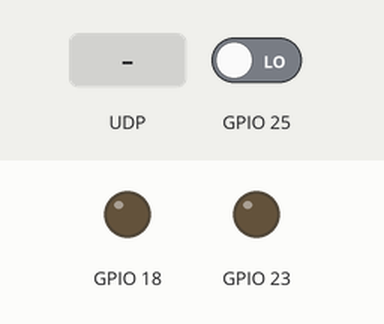
Bench run of a program on a simulated Raspberry Pi (BCM pin numbers). Parts: output pins drawn as LEDs (lit = HIGH). The inputs (shaded band) are chosen by the test bench; at power-on: GPIO 25 LOW. The interpreter's speed is modelled, so counts of loop turns are approximate; sound played through the audio output is not drawn and takes no time.

Above: at 1.2 s.
1.3 s: UDP packet "connected" arrives
At 2.5 s:
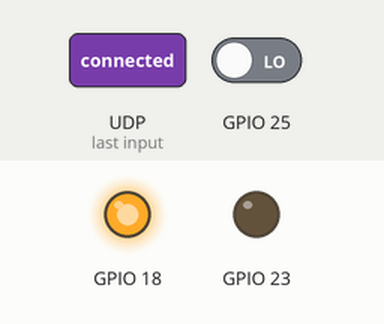
At 22.7 s:
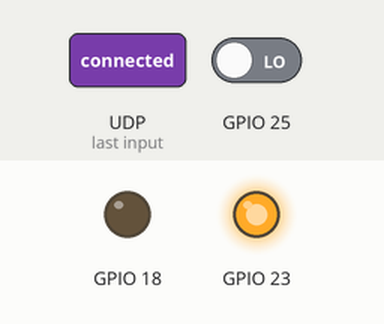
Timing chart, 0 to 23.0 s (numbered marks = the images above; inputs shaded):
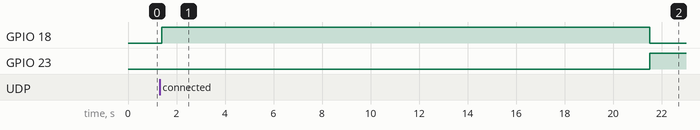

Measured:
- after the input at 1.3 s, GPIO 18: LOW → HIGH after 0.10 s, → LOW 20.1 s later; GPIO 23: LOW → HIGH after 20.2 s instead of 0.11 s

The program:

Alarm1.py
```python
import RPi.GPIO as GPIO
import time
import pygame
from socket import *
import select

# For connections between pi's
server = "192.168.42.2"
self = ""
port = 13000
buf = 1024
addr = (server, port)
receive_addr = (self, port)
UDPSock = socket(AF_INET, SOCK_DGRAM)
UDPSock.bind(receive_addr)

# Starts pygame.mixer for music/sounds
pygame.mixer.init()
pygame.mixer.music.stop()

# Activates GPIO ports for LED and switches
GPIO.setmode(GPIO.BCM)
GPIO.setwarnings(False)
GPIO.setup(18, GPIO.OUT)
GPIO.setup(23, GPIO.OUT)
GPIO.setup(25, GPIO.IN, pull_up_down=GPIO.PUD_DOWN)
GPIO.setup(16, GPIO.IN, pull_up_down=GPIO.PUD_DOWN)

# Some vars
both = 0
elevator = 0
connected = 0
reset = False


# Checks if there are incoming messages
def check_message():
    readers, _, _ = select.select([UDPSock], [], [], 0.1)
    time.sleep(0.1)
    for reader in readers:
        data = reader.recv(buf)
        signal = data.decode('UTF-8')
        if signal == "Reset":  # Resets alarm
            return True
        elif signal == "connected":  # Checks connection between pi's
            global connected
            connected = 0
        else:
            return False
    return False


# Sends message to confirm connection
def connected_function():
    data = bytes("connected", 'UTF-8')
    UDPSock.sendto(data, addr)


# Main while loop which is active if the alarm is OFF
while True:
    connected += 1
    reset = check_message()
    connected_function()
    GPIO.output(18, GPIO.LOW)
    GPIO.output(23, GPIO.LOW)
    orange = False
    pygame.mixer.music.stop()
    reset = False
    if GPIO.input(25) and GPIO.input(16):  # Checks if both buttons are pressed
        both += 1 # Increases counter by 1
    else:  # Resets counter if buttons are released
        both = 0
    if both == 50 or connected > 5:  # If buttons are pressed for 5 seconds continuously or when connection is broken for more than 0.5 seconds alarm turns ON
        first = True
        both = 0
        both3 = 0
        while True:  # While loop which is active if the alarm is ON
            connected += 1
            reset = check_message()
            connected_function()
            both2 = 0
            GPIO.output(18, GPIO.HIGH)
            GPIO.output(23, GPIO.LOW)
            orange = False
            pygame.mixer.music.stop()

            if first == True and connected < 5:  # If this is the first loop and there is a connection, elevator music is played
                elevator = 0
                pygame.mixer.music.load("elevator.wav")
                pygame.mixer.music.set_volume(0.5)
                pygame.mixer.music.play()
                while elevator < 100: #Plays music for 10 seconds
                    connected += 1
                    reset = check_message()   # Making sure there is still a connection while elevator music is playing
                    connected_function()
                    first = False
                    elevator += 1
                pygame.mixer.music.stop()
            if GPIO.input(25) and GPIO.input(16):  # Checks if both buttons are pressed
                both3 += 1  # Increases counter by 1
            elif GPIO.input(25) == True or connected > 5:  # Checks for break-ins or lost connection more than five seconds
                both3 = 0
                pygame.mixer.music.stop()
                pygame.mixer.music.load("beep1.ogg")
                pygame.mixer.music.set_volume(0.5)
                pygame.mixer.music.play(-1)
                GPIO.output(18, GPIO.LOW)
                counter = 0
                while counter < 100 and connected < 5:  # Loop which makes sure there's time to disable the alarm if you have a connection
                    connected += 1
                    connected_function()
                    reset = check_message()
                    if reset == True:  # Returns to the ON while loop when the server sends reset
                        break
                    if counter % 5 == 0:  # Flashing orange light
                        if orange == False:
                            GPIO.output(23, GPIO.HIGH)
                            orange = True
                        elif orange == True:
                            GPIO.output(23, GPIO.LOW)
                            orange = False
                    if GPIO.input(16):  # Checks if the alarm is disabled
                        break
                    counter += 1
                if counter == 100 or connected > 5:  # Makes the alarm go off after 10 seconds or if there's no connection
                    GPIO.output(23, GPIO.HIGH)
                    orange = True
                    data = bytes("True", 'UTF-8')
                    UDPSock.sendto(data, addr)
                    pygame.mixer.music.stop()
                    pygame.mixer.music.load("alarm.wav")
                    pygame.mixer.music.set_volume(0.1)
                    pygame.mixer.music.play(-1)
                    both2 = 0
                    while True:  # While loop which is active if the alarm is going off
                        connected += 1
                        connected_function()
                        reset = check_message()
                        if reset == True:  # Returns to the ON while loop when the server sends reset
                            first = True
                            break
                        if GPIO.input(25) and GPIO.input(16):  # Checks if both buttons are pressed
                            both2 += 1 # Increases counter by 1
                        else:  # Resets counter if buttons are released
                            both2 = 0
                        if both2 == 50:  # Returns to ON loop if buttons are pressed for 5 seconds continuously
                            first = True
                            pygame.mixer.music.stop()
                            break
            else:  # Resets counter if buttons are released
                both3 = 0
            if both3 == 50:  # Returns to OFF loop if buttons are pressed for 5 seconds continuously
                both3 = 0
                break
```
